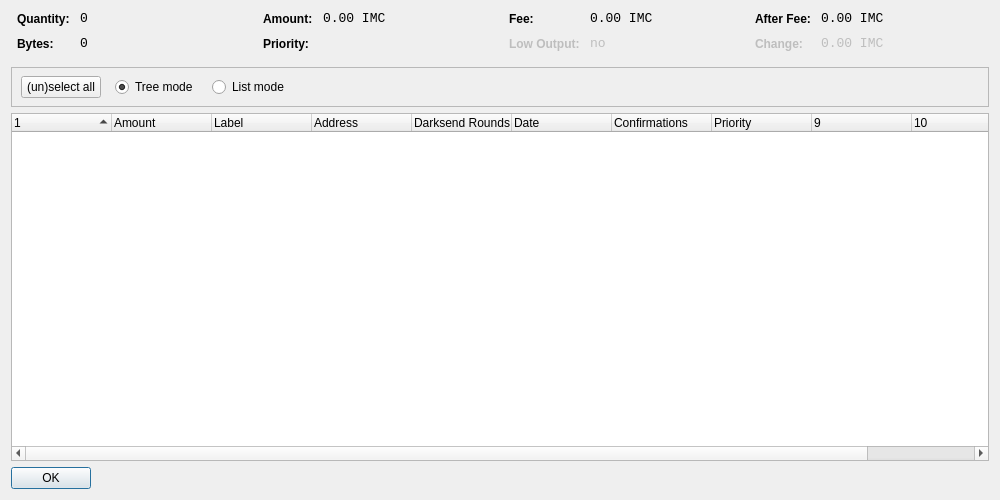
<?xml version="1.0" encoding="UTF-8"?>
<ui version="4.0">
 <class>CoinControlDialog</class>
 <widget class="QDialog" name="CoinControlDialog">
  <property name="geometry">
   <rect>
    <x>0</x>
    <y>0</y>
    <width>1000</width>
    <height>500</height>
   </rect>
  </property>
  <property name="windowTitle">
   <string>Coin Control</string>
  </property>
  <layout class="QVBoxLayout" name="verticalLayout">
   <item>
    <layout class="QHBoxLayout" name="horizontalLayoutTop" stretch="0,0,0,0">
     <property name="topMargin">
      <number>0</number>
     </property>
     <property name="bottomMargin">
      <number>10</number>
     </property>
     <item>
      <layout class="QFormLayout" name="formLayoutCoinControl1">
       <property name="horizontalSpacing">
        <number>10</number>
       </property>
       <property name="verticalSpacing">
        <number>10</number>
       </property>
       <property name="leftMargin">
        <number>6</number>
       </property>
       <property name="rightMargin">
        <number>6</number>
       </property>
       <item row="0" column="0">
        <widget class="QLabel" name="labelCoinControlQuantityText">
         <property name="styleSheet">
          <string notr="true">font-weight:bold;</string>
         </property>
         <property name="text">
          <string>Quantity:</string>
         </property>
        </widget>
       </item>
       <item row="0" column="1">
        <widget class="QLabel" name="labelCoinControlQuantity">
         <property name="font">
          <font>
           <family>Monospace</family>
           <pointsize>10</pointsize>
          </font>
         </property>
         <property name="cursor">
          <cursorShape>IBeamCursor</cursorShape>
         </property>
         <property name="contextMenuPolicy">
          <enum>Qt::ActionsContextMenu</enum>
         </property>
         <property name="text">
          <string notr="true">0</string>
         </property>
         <property name="textInteractionFlags">
          <set>Qt::LinksAccessibleByMouse|Qt::TextSelectableByKeyboard|Qt::TextSelectableByMouse</set>
         </property>
        </widget>
       </item>
       <item row="1" column="0">
        <widget class="QLabel" name="labelCoinControlBytesText">
         <property name="styleSheet">
          <string notr="true">font-weight:bold;</string>
         </property>
         <property name="text">
          <string>Bytes:</string>
         </property>
        </widget>
       </item>
       <item row="1" column="1">
        <widget class="QLabel" name="labelCoinControlBytes">
         <property name="font">
          <font>
           <family>Monospace</family>
           <pointsize>10</pointsize>
          </font>
         </property>
         <property name="cursor">
          <cursorShape>IBeamCursor</cursorShape>
         </property>
         <property name="contextMenuPolicy">
          <enum>Qt::ActionsContextMenu</enum>
         </property>
         <property name="text">
          <string notr="true">0</string>
         </property>
         <property name="textInteractionFlags">
          <set>Qt::LinksAccessibleByMouse|Qt::TextSelectableByKeyboard|Qt::TextSelectableByMouse</set>
         </property>
        </widget>
       </item>
      </layout>
     </item>
     <item>
      <layout class="QFormLayout" name="formLayoutCoinControl2">
       <property name="horizontalSpacing">
        <number>10</number>
       </property>
       <property name="verticalSpacing">
        <number>10</number>
       </property>
       <property name="leftMargin">
        <number>6</number>
       </property>
       <property name="rightMargin">
        <number>6</number>
       </property>
       <item row="0" column="0">
        <widget class="QLabel" name="labelCoinControlAmountText">
         <property name="styleSheet">
          <string notr="true">font-weight:bold;</string>
         </property>
         <property name="text">
          <string>Amount:</string>
         </property>
        </widget>
       </item>
       <item row="0" column="1">
        <widget class="QLabel" name="labelCoinControlAmount">
         <property name="font">
          <font>
           <family>Monospace</family>
           <pointsize>10</pointsize>
          </font>
         </property>
         <property name="cursor">
          <cursorShape>IBeamCursor</cursorShape>
         </property>
         <property name="contextMenuPolicy">
          <enum>Qt::ActionsContextMenu</enum>
         </property>
         <property name="text">
          <string notr="true">0.00 IMC</string>
         </property>
         <property name="textInteractionFlags">
          <set>Qt::LinksAccessibleByMouse|Qt::TextSelectableByKeyboard|Qt::TextSelectableByMouse</set>
         </property>
        </widget>
       </item>
       <item row="1" column="0">
        <widget class="QLabel" name="labelCoinControlPriorityText">
         <property name="styleSheet">
          <string notr="true">font-weight:bold;</string>
         </property>
         <property name="text">
          <string>Priority:</string>
         </property>
        </widget>
       </item>
       <item row="1" column="1">
        <widget class="QLabel" name="labelCoinControlPriority">
         <property name="font">
          <font>
           <family>Monospace</family>
           <pointsize>10</pointsize>
          </font>
         </property>
         <property name="cursor">
          <cursorShape>IBeamCursor</cursorShape>
         </property>
         <property name="contextMenuPolicy">
          <enum>Qt::ActionsContextMenu</enum>
         </property>
         <property name="text">
          <string/>
         </property>
         <property name="textInteractionFlags">
          <set>Qt::LinksAccessibleByMouse|Qt::TextSelectableByKeyboard|Qt::TextSelectableByMouse</set>
         </property>
        </widget>
       </item>
      </layout>
     </item>
     <item>
      <layout class="QFormLayout" name="formLayoutCoinControl3">
       <property name="horizontalSpacing">
        <number>10</number>
       </property>
       <property name="verticalSpacing">
        <number>10</number>
       </property>
       <property name="leftMargin">
        <number>6</number>
       </property>
       <property name="rightMargin">
        <number>6</number>
       </property>
       <item row="0" column="0">
        <widget class="QLabel" name="labelCoinControlFeeText">
         <property name="styleSheet">
          <string notr="true">font-weight:bold;</string>
         </property>
         <property name="text">
          <string>Fee:</string>
         </property>
        </widget>
       </item>
       <item row="0" column="1">
        <widget class="QLabel" name="labelCoinControlFee">
         <property name="font">
          <font>
           <family>Monospace</family>
           <pointsize>10</pointsize>
          </font>
         </property>
         <property name="cursor">
          <cursorShape>IBeamCursor</cursorShape>
         </property>
         <property name="contextMenuPolicy">
          <enum>Qt::ActionsContextMenu</enum>
         </property>
         <property name="text">
          <string notr="true">0.00 IMC</string>
         </property>
         <property name="textInteractionFlags">
          <set>Qt::LinksAccessibleByMouse|Qt::TextSelectableByKeyboard|Qt::TextSelectableByMouse</set>
         </property>
        </widget>
       </item>
       <item row="1" column="0">
        <widget class="QLabel" name="labelCoinControlLowOutputText">
         <property name="enabled">
          <bool>false</bool>
         </property>
         <property name="styleSheet">
          <string notr="true">font-weight:bold;</string>
         </property>
         <property name="text">
          <string>Low Output:</string>
         </property>
        </widget>
       </item>
       <item row="1" column="1">
        <widget class="QLabel" name="labelCoinControlLowOutput">
         <property name="enabled">
          <bool>false</bool>
         </property>
         <property name="font">
          <font>
           <family>Monospace</family>
           <pointsize>10</pointsize>
          </font>
         </property>
         <property name="cursor">
          <cursorShape>IBeamCursor</cursorShape>
         </property>
         <property name="contextMenuPolicy">
          <enum>Qt::ActionsContextMenu</enum>
         </property>
         <property name="text">
          <string notr="true">no</string>
         </property>
         <property name="textInteractionFlags">
          <set>Qt::LinksAccessibleByMouse|Qt::TextSelectableByKeyboard|Qt::TextSelectableByMouse</set>
         </property>
        </widget>
       </item>
      </layout>
     </item>
     <item>
      <layout class="QFormLayout" name="formLayoutCoinControl4">
       <property name="horizontalSpacing">
        <number>10</number>
       </property>
       <property name="verticalSpacing">
        <number>10</number>
       </property>
       <property name="leftMargin">
        <number>6</number>
       </property>
       <property name="rightMargin">
        <number>6</number>
       </property>
       <item row="0" column="0">
        <widget class="QLabel" name="labelCoinControlAfterFeeText">
         <property name="styleSheet">
          <string notr="true">font-weight:bold;</string>
         </property>
         <property name="text">
          <string>After Fee:</string>
         </property>
        </widget>
       </item>
       <item row="0" column="1">
        <widget class="QLabel" name="labelCoinControlAfterFee">
         <property name="font">
          <font>
           <family>Monospace</family>
           <pointsize>10</pointsize>
          </font>
         </property>
         <property name="cursor">
          <cursorShape>IBeamCursor</cursorShape>
         </property>
         <property name="contextMenuPolicy">
          <enum>Qt::ActionsContextMenu</enum>
         </property>
         <property name="text">
          <string notr="true">0.00 IMC</string>
         </property>
         <property name="textInteractionFlags">
          <set>Qt::LinksAccessibleByMouse|Qt::TextSelectableByKeyboard|Qt::TextSelectableByMouse</set>
         </property>
        </widget>
       </item>
       <item row="1" column="0">
        <widget class="QLabel" name="labelCoinControlChangeText">
         <property name="enabled">
          <bool>false</bool>
         </property>
         <property name="styleSheet">
          <string notr="true">font-weight:bold;</string>
         </property>
         <property name="text">
          <string>Change:</string>
         </property>
        </widget>
       </item>
       <item row="1" column="1">
        <widget class="QLabel" name="labelCoinControlChange">
         <property name="enabled">
          <bool>false</bool>
         </property>
         <property name="font">
          <font>
           <family>Monospace</family>
           <pointsize>10</pointsize>
          </font>
         </property>
         <property name="cursor">
          <cursorShape>IBeamCursor</cursorShape>
         </property>
         <property name="contextMenuPolicy">
          <enum>Qt::ActionsContextMenu</enum>
         </property>
         <property name="text">
          <string notr="true">0.00 IMC</string>
         </property>
         <property name="textInteractionFlags">
          <set>Qt::LinksAccessibleByMouse|Qt::TextSelectableByKeyboard|Qt::TextSelectableByMouse</set>
         </property>
        </widget>
       </item>
      </layout>
     </item>
    </layout>
   </item>
   <item>
    <widget class="QFrame" name="frame">
     <property name="minimumSize">
      <size>
       <width>0</width>
       <height>40</height>
      </size>
     </property>
     <property name="frameShape">
      <enum>QFrame::StyledPanel</enum>
     </property>
     <property name="frameShadow">
      <enum>QFrame::Sunken</enum>
     </property>
     <widget class="QWidget" name="horizontalLayoutWidget">
      <property name="geometry">
       <rect>
        <x>10</x>
        <y>0</y>
        <width>781</width>
        <height>41</height>
       </rect>
      </property>
      <layout class="QHBoxLayout" name="horizontalLayoutPanel" stretch="0,0,0,0,0">
       <property name="spacing">
        <number>14</number>
       </property>
       <item>
        <widget class="QPushButton" name="pushButtonSelectAll">
         <property name="sizePolicy">
          <sizepolicy hsizetype="Maximum" vsizetype="Fixed">
           <horstretch>0</horstretch>
           <verstretch>0</verstretch>
          </sizepolicy>
         </property>
         <property name="text">
          <string>(un)select all</string>
         </property>
        </widget>
       </item>
       <item>
        <widget class="QRadioButton" name="radioTreeMode">
         <property name="sizePolicy">
          <sizepolicy hsizetype="Maximum" vsizetype="Fixed">
           <horstretch>0</horstretch>
           <verstretch>0</verstretch>
          </sizepolicy>
         </property>
         <property name="text">
          <string>Tree mode</string>
         </property>
         <property name="checked">
          <bool>true</bool>
         </property>
        </widget>
       </item>
       <item>
        <widget class="QRadioButton" name="radioListMode">
         <property name="sizePolicy">
          <sizepolicy hsizetype="Maximum" vsizetype="Fixed">
           <horstretch>0</horstretch>
           <verstretch>0</verstretch>
          </sizepolicy>
         </property>
         <property name="text">
          <string>List mode</string>
         </property>
        </widget>
       </item>
       <item>
        <spacer name="horizontalSpacer">
         <property name="orientation">
          <enum>Qt::Horizontal</enum>
         </property>
         <property name="sizeHint" stdset="0">
          <size>
           <width>40</width>
           <height>20</height>
          </size>
         </property>
        </spacer>
       </item>
      </layout>
     </widget>
    </widget>
   </item>
   <item>
    <widget class="CoinControlTreeWidget" name="treeWidget">
     <property name="contextMenuPolicy">
      <enum>Qt::CustomContextMenu</enum>
     </property>
     <property name="sortingEnabled">
      <bool>false</bool>
     </property>
     <property name="columnCount">
      <number>11</number>
     </property>
     <attribute name="headerShowSortIndicator" stdset="0">
      <bool>true</bool>
     </attribute>
     <attribute name="headerStretchLastSection">
      <bool>false</bool>
     </attribute>
     <column>
      <property name="text">
       <string/>
      </property>
     </column>
     <column>
      <property name="text">
       <string>Amount</string>
      </property>
     </column>
     <column>
      <property name="text">
       <string>Label</string>
      </property>
     </column>
     <column>
      <property name="text">
       <string>Address</string>
      </property>
     </column>
     <column>
      <property name="text">
       <string>Darksend Rounds</string>
      </property>
    </column>
     <column>
      <property name="text">
       <string>Date</string>
      </property>
     </column>
     <column>
      <property name="text">
       <string>Confirmations</string>
      </property>
      <property name="toolTip">
       <string>Confirmed</string>
      </property>
     </column>
     <column>
      <property name="text">
       <string>Priority</string>
      </property>
     </column>
     <column>
      <property name="text">
       <string/>
      </property>
     </column>
     <column>
      <property name="text">
       <string/>
      </property>
     </column>
     <column>
      <property name="text">
       <string/>
      </property>
     </column>
     <column>
      <property name="text">
       <string/>
      </property>
     </column>
    </widget>
   </item>
   <item>
    <widget class="QDialogButtonBox" name="buttonBox">
     <property name="sizePolicy">
      <sizepolicy hsizetype="Maximum" vsizetype="Fixed">
       <horstretch>0</horstretch>
       <verstretch>0</verstretch>
      </sizepolicy>
     </property>
     <property name="orientation">
      <enum>Qt::Horizontal</enum>
     </property>
     <property name="standardButtons">
      <set>QDialogButtonBox::Ok</set>
     </property>
    </widget>
   </item>
  </layout>
 </widget>
 <customwidgets>
  <customwidget>
   <class>CoinControlTreeWidget</class>
   <extends>QTreeWidget</extends>
   <header>coincontroltreewidget.h</header>
  </customwidget>
 </customwidgets>
 <resources/>
 <connections/>
</ui>
